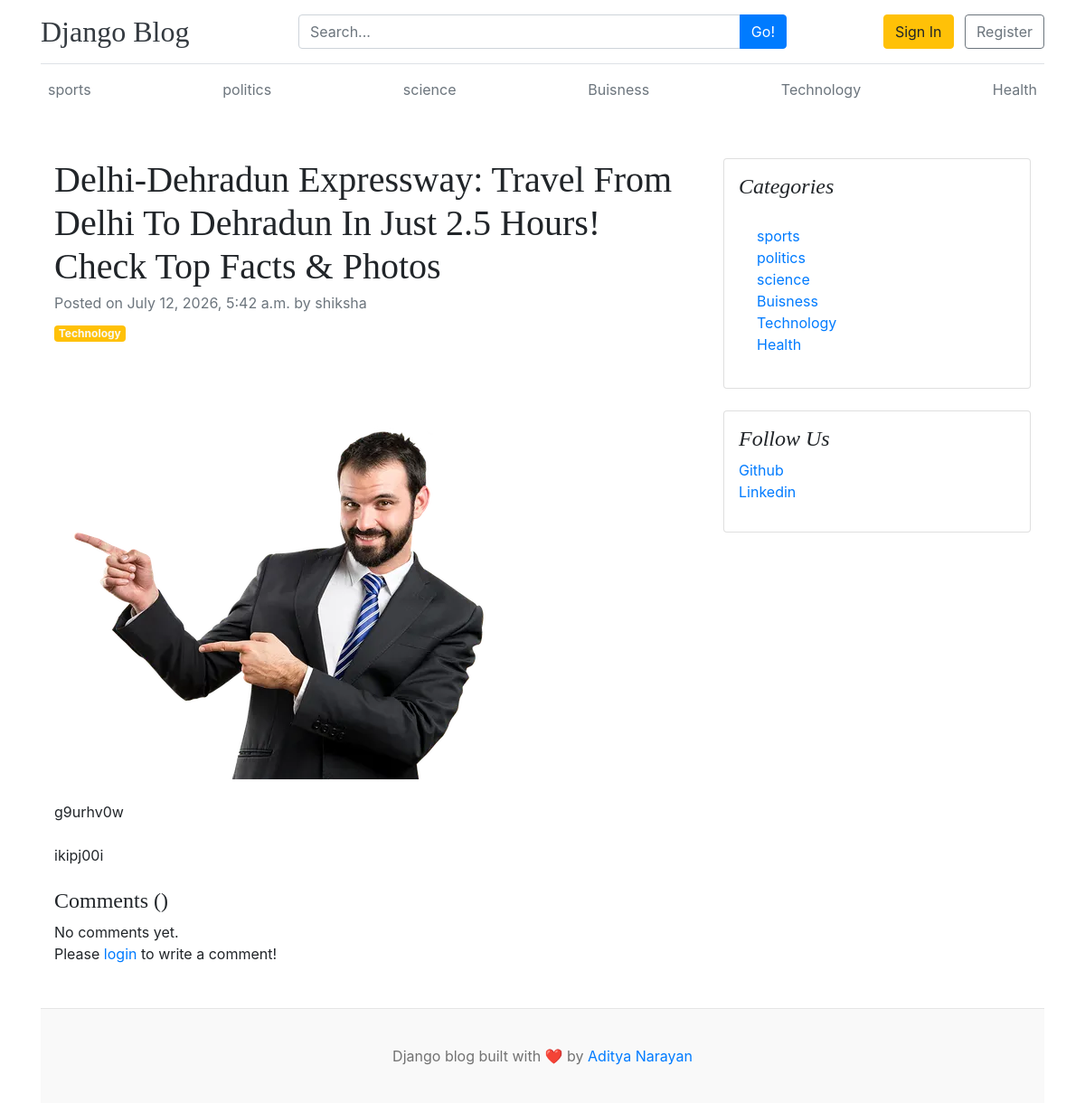
/delhi-dehradun-expressway-travel-from-delhi-to-dehradun-in-just-25-hours-check-top-facts-photos/, run on the app's committed database.
### blogs/models.py (models this page shows, shortened)
class Category(models.Model):
    category_name = models.CharField(max_length=50,unique=True)
    created_at = models.DateTimeField(auto_now_add=True)
    updated_at = models.DateTimeField(auto_now=True)
    class Meta:
        verbose_name_plural = "Categories"
    def __str__(self):
        return self.category_name

class Blog(models.Model):
    title=models.CharField(max_length=100)
    slug=models.SlugField(max_length=100, unique=True,blank=True)
    category=models.ForeignKey(Category, on_delete=models.CASCADE)
    author=models.ForeignKey(User, on_delete=models.CASCADE)
    featured_image=models.ImageField(upload_to='uploads/%Y/%m/%d/')
    short_description=models.TextField(max_length=500)
    blog_body=models.TextField(max_length=2000)
    status=models.CharField(max_length=20, choices=STATUS_CHOICES, default="Draft")
    is_featured=models.BooleanField(default=False)
    created_at=models.DateTimeField(auto_now_add=True)
    updated_at=models.DateTimeField(auto_now=True)

### assignments/models.py (models this page shows, shortened)
class SocialLink(models.Model):
    platform=models.CharField(max_length=25)
    link=models.URLField(max_length=100)
    created_at=models.DateTimeField(auto_now_add=True)
    updated_at=models.DateTimeField(auto_now=True)

### blogs/views.py (the view)
# urls.py: path('<slug:slug>/', BlogsView.blogs, name='blogs'),
def blogs(request, slug):
    single_blog = get_object_or_404(
        Blog,
        slug=slug,
        status='published'
    )
    return render(request, 'blogs.html', {
        'single_blog': single_blog,
    })

### blogs/context_processors.py (called while the page is built)
def get_categories(request):
    categories = Category.objects.all()
    return {
        'categories': categories,
    }

def get_Social_links(request):
    social_links=SocialLink.objects.all()
    return dict(social_links=social_links)

### blog_main/templates/blogs.html
{% extends 'base.html' %}
{% block content %}
<div class="container mt-5">
    <div class="row">
        <div class="col-lg-8">
            <article>
                <header class="mb-4">
                    <h1 class="fw-bolder mb-1">{{ single_blog.title }}</h1>
                    <div class="text-muted fst-italic mb-2">Posted on {{ single_blog.created_at }} by {{ single_blog.author }}</div>
                    <a class="badge bg-warning text-decoration-none text-light" href="#!">{{ single_blog.category }}</a>
                </header>
                <figure class="mb-4"><img class="img-fluid rounded" src="{{ single_blog.featured_image.url }}" alt="..." /></figure>
                <section class="mb-5">
                    <p class="fs-5 mb-4">{{ single_blog.short_description }}</p>
                    <p class="fs-5 mb-4">{{ single_blog.blog_body }}</p>
                    <h4>Comments ({{ comment_count }})</h4>
                    {% if comments %}
                        {% for comment in comments %}
                            <div class="card mt-1">
                                <div class="card-body">
                                    <p class="card-text mb-0">{{ comment }}</p>
                                    <span>
                                        <small>By {{ comment.user }}</small>
                                        <small>| {{ comment.created_at | timesince }} ago</small>
                                    </span>
                                </div>
                            </div>
                        {% endfor %}
                    {% else %}
                    No comments yet.
                    {% endif %}
                    <br>
                    <div class="form-group">
                        {% if user.is_authenticated %}
                        <form action="" method="POST">
                            {% csrf_token %}
                            <div class="form-group">
                                <textarea name="comment" class="form-control" placeholder="Write your comment"></textarea>
                                <input type="submit" value="Submit" class="btn btn-primary mt-2">
                            </div>
                        </form>
                        {% else %}
                        <p>Please <span><a href="{% url 'login' %}">login</a></span> to write a comment!</p>
                        {% endif %}
                    </div>
                </section>
            </article>
        </div>
        <div class="col-lg-4">
            <div class="card mb-4 p-3">
                <h4 class="font-italic">Categories</h4>
                <div class="card-body">
                    <div class="row">
                        <div class="col-sm-6">
                           <ul class="list-unstyled mb-0">
    {% for cat in categories %}
        <li>
            <a href="{% url 'post_by_category' cat.id %}">
                {{ cat.category_name }}
            </a>
        </li>
    {% endfor %}
</ul>
                        </div>
                    </div>
                </div>
            </div>
            {% if social_links %}
            <div class="card mb-4 p-3">
                <h4 class="font-italic">Follow Us</h4>
                <ol class="list-unstyled">
                    {% for i in social_links %}
                    <li><a href="{{ i.link }}" target="_blank">{{ i.platform }}</a></li>
                    {% endfor %}
                </ol>
            </div>
            {% endif %}
        </div>
    </div>
</div>
{% endblock %}

### blog_main/templates/base.html (shortened to what this page needs)
{% load static %}
<!DOCTYPE html>
<html lang="en">
<head>
    <link href="https://getbootstrap.com/docs/4.0/dist/css/bootstrap.min.css" rel="stylesheet">
    <link href="{% static 'css/blog.css' %}" rel="stylesheet">
</head>
<body>
<div class="container">
 <header class="blog-header py-3 border-bottom">
    <div class="row align-items-center">
        <div class="col-md-3">
            <a class="blog-header-logo text-dark" href="/" style="text-decoration:none;">
                <h2 class="mb-0">Django Blog</h2>
            </a>
        </div>
        <div class="col-md-6">
            <form action="{% url 'search' %}" method="GET">
                <div class="input-group">
                    <input
                        type="text"
                        name="keyword"
                        class="form-control"
                        placeholder="Search..."
                    >
                    <div class="input-group-append">
                        <button class="btn btn-primary" type="submit">
                            Go!
                        </button>
                    </div>
                </div>
            </form>
        </div>
        <div class="col-md-3 text-right">
            <a href="#" class="btn btn-warning mr-2">Sign In</a>
            <a href="#" class="btn btn-outline-secondary">Register</a>
        </div>
    </div>
</header>
   <div class="nav-scroller py-2 mb-4">
    <nav class="nav d-flex justify-content-between">
        {% for cat in categories %}
            <a class="p-2 text-muted" href="{% url 'post_by_category' cat.id %}">
                {{ cat.category_name }}
            </a>
        {% endfor %}
    </nav>
</div>
{% block content %}
{% endblock %}
 <footer class="blog-footer">
    <p>
        Django blog built with ❤️ by
        <a href="#">Aditya Narayan</a>
    </p>
</footer>
</body>
</html>

### static/css/blog.css (style rules this page uses)
.blog-header { border-bottom: 1px solid #e5e5e5; }
.blog-header-logo { font-family: "Playfair Display", Georgia, "Times New Roman", serif; font-size: 2.25rem; }
h1, h2, h3, h4, h5, h6 { font-family: "Playfair Display", Georgia, "Times New Roman", serif; }
.blog-footer { padding: 2.5rem 0; color: #727272; text-align: center; background-color: #f9f9f9; border-top: .05rem solid #e5e5e5; }
.blog-footer p:last-child { margin-bottom: 0; }

### data on the page
Category: category_name "sports"
Category: category_name "politics"
Category: category_name "science"
Category: category_name "Buisness"
Category: category_name "Technology"
Category: category_name "Health"
Blog: title "Delhi-Dehradun Expressway: Travel From Delhi To Dehradun In Just 2.5 Hours! Check Top Facts & Photos", created_at "July 12, 2026, 5:42 a.m.", author "shiksha", category "Technology", featured_image (picture), short_description "g9urhv0w", blog_body "ikipj00i"
SocialLink: platform "Github"
SocialLink: platform "Linkedin"
